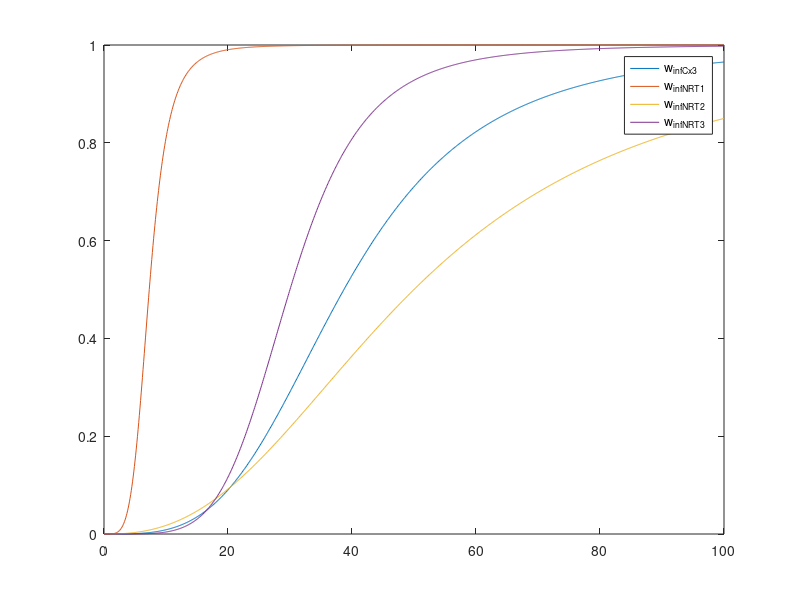

MATLAB code to generate this figure:
nai = 0:0.1:100;
w_infCx3 = 1./(1 + (38.7./nai).^3.5);
w_infNRT1 = 1./(1 + (7.3./nai).^4.6);
w_infNRT2 = 1./(1 + (50./nai).^2.5);
w_infNRT3 = 1./(1 + (30./nai).^5);


figure('Units', 'normalized', 'Position', [0, .01, .48, .89]);
plot(nai, w_infCx3);
hold on
plot(nai, w_infNRT1);
plot(nai, w_infNRT2);
plot(nai, w_infNRT3);
legend('w_{infCx3}','w_{infNRT1}','w_{infNRT2}','w_{infNRT3}')

%p = 1./(1 + ((50 + 0)./nai).^2.5);
%p = 1./(1 + (nai./(50 + 0)).^5);
%plot(nai, p, 'r');
hold off